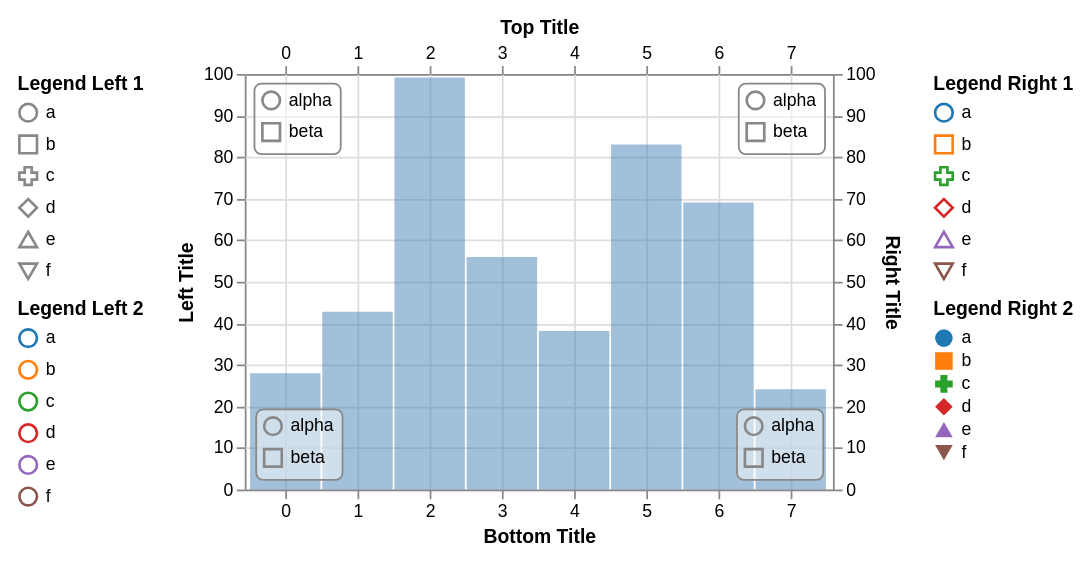

Vega-Lite specification stored for this chart:
### Vega specification from a JSON file in a GitHub repository (floating-point values rounded to 4 significant figures)
{"width": 600, "height": 300, "padding": 10, "autosize": "fit", "signals": [{"name": "active", "value": null, "on": [{"events": {"marktype": "rect", "type": "mouseover"}, "update": {"expr": "datum"}}, {"events": {"marktype": "rect", "type": "mouseout"}, "update": {"expr": "null"}}]}], "data": [{"name": "values", "values": [{"x": 0, "y": 28}, {"x": 1, "y": 43}, {"x": 2, "y": 99}, {"x": 3, "y": 56}, {"x": 4, "y": 38}, {"x": 5, "y": 83}, {"x": 6, "y": 69}, {"x": 7, "y": 24}]}], "scales": [{"name": "xscale", "type": "band", "range": [0, {"signal": "width"}], "round": true, "domain": {"data": "values", "field": "x"}}, {"name": "yscale", "type": "linear", "range": [{"signal": "height"}, 0], "round": true, "domain": {"data": "values", "field": "y"}, "zero": true, "nice": true}, {"name": "shapeScale", "type": "ordinal", "domain": ["a", "b", "c", "d", "e", "f"], "range": ["circle", "square", "cross", "diamond", "triangle-up", "triangle-down"]}, {"name": "colorScale", "type": "ordinal", "domain": ["a", "b", "c", "d", "e", "f"], "scheme": "category10"}, {"name": "innerScale", "type": "ordinal", "domain": ["alpha", "beta"], "range": ["circle", "square"]}], "axes": [{"scale": "yscale", "orient": "left", "count": 5, "grid": false, "domain": true, "title": "Left Title"}, {"scale": "yscale", "orient": "right", "count": 5, "grid": true, "domain": true, "title": "Right Title"}, {"scale": "xscale", "orient": "top", "grid": false, "domain": true, "title": "Top Title", "encode": {"title": {"update": {"font": {"value": "Arial"}}}}}, {"scale": "xscale", "orient": "bottom", "grid": true, "domain": true, "title": "Bottom Title"}], "legends": [{"shape": "shapeScale", "stroke": "colorScale", "title": "Legend Right 1"}, {"shape": "shapeScale", "fill": "colorScale", "orient": "right", "title": "Legend Right 2"}, {"shape": "shapeScale", "orient": "left", "title": "Legend Left 1"}, {"stroke": "colorScale", "orient": "left", "title": "Legend Left 2"}, {"shape": "innerScale", "orient": "top-left", "offset": 5, "padding": 4, "encode": {"legend": {"enter": {"fill": {"value": "#fff"}, "fillOpacity": {"value": 0.5}, "stroke": {"value": "#888"}, "cornerRadius": {"value": 4}}}}}, {"shape": "innerScale", "orient": "top-right", "offset": 5, "padding": 4, "encode": {"legend": {"enter": {"fill": {"value": "#fff"}, "fillOpacity": {"value": 0.5}, "stroke": {"value": "#888"}, "cornerRadius": {"value": 4}}}}}, {"shape": "innerScale", "orient": "bottom-left", "offset": 6, "padding": 4, "encode": {"legend": {"enter": {"fill": {"value": "#fff"}, "fillOpacity": {"value": 0.5}, "stroke": {"value": "#888"}, "cornerRadius": {"value": 4}}}}}, {"shape": "innerScale", "orient": "bottom-right", "interactive": true, "offset": 6, "padding": 4, "encode": {"legend": {"enter": {"fill": {"value": "#fff"}, "fillOpacity": {"value": 0.5}, "stroke": {"value": "#888"}, "cornerRadius": {"value": 4}}, "update": {"stroke": {"value": "#888"}}, "hover": {"stroke": {"value": "#f8f"}}}}}], "marks": [{"type": "rect", "from": {"data": "values"}, "encode": {"update": {"x": {"scale": "xscale", "field": "x"}, "width": {"scale": "xscale", "band": 1, "offset": -1}, "y": {"scale": "yscale", "field": "y"}, "y2": {"scale": "yscale", "value": 0}, "fill": {"value": "steelblue"}, "fillOpacity": {"value": 0.5}, "stroke": {"color": {"l": {"value": 50}, "a": {"value": 100}, "b": {"value": -20}}}, "strokeWidth": [{"test": "datum===active", "value": 5}, {"value": 0}]}}}]}
